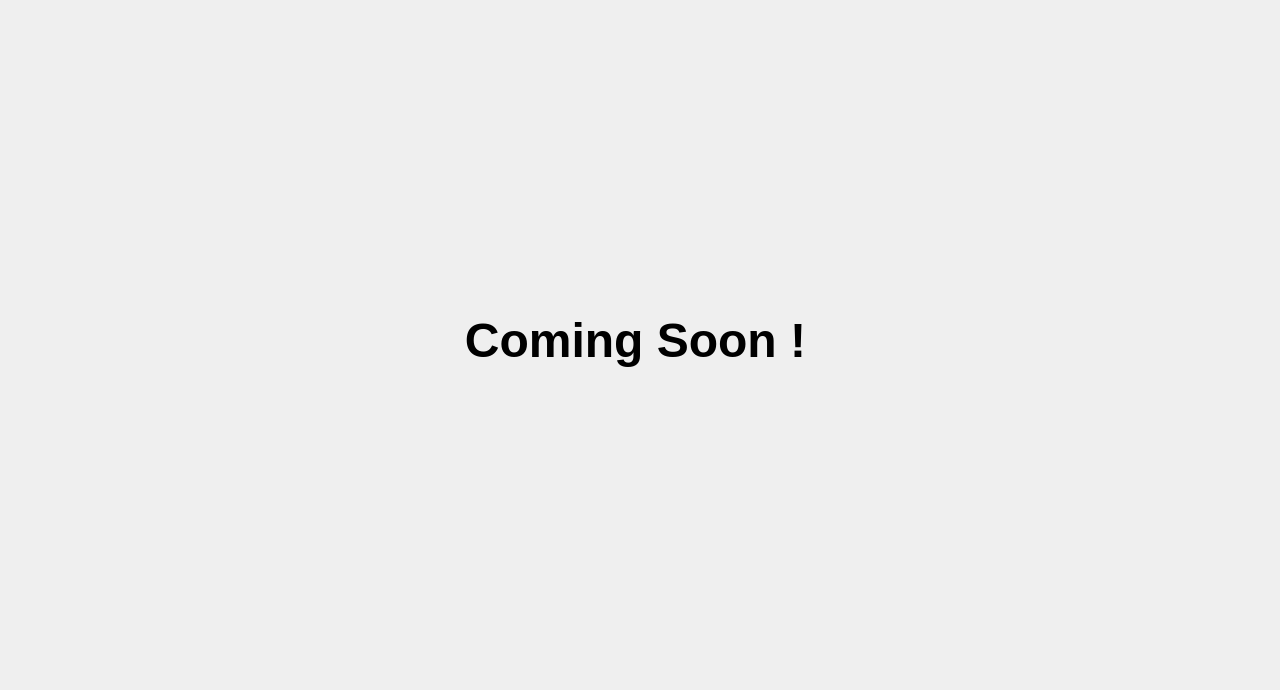
<?xml version="1.0" encoding="UTF-8"?>
<ui version="4.0">
 <class>MainWindow</class>
 <widget class="QMainWindow" name="MainWindow">
  <property name="geometry">
   <rect>
    <x>0</x>
    <y>0</y>
    <width>1280</width>
    <height>690</height>
   </rect>
  </property>
  <property name="minimumSize">
   <size>
    <width>1280</width>
    <height>690</height>
   </size>
  </property>
  <property name="maximumSize">
   <size>
    <width>1280</width>
    <height>690</height>
   </size>
  </property>
  <property name="windowTitle">
   <string>Concurrency and Deadlock</string>
  </property>
  <widget class="QWidget" name="centralwidget">
   <widget class="QLabel" name="label">
    <property name="geometry">
     <rect>
      <x>180</x>
      <y>160</y>
      <width>911</width>
      <height>361</height>
     </rect>
    </property>
    <property name="font">
     <font>
      <pointsize>36</pointsize>
      <weight>75</weight>
      <bold>true</bold>
     </font>
    </property>
    <property name="text">
     <string>Coming Soon !</string>
    </property>
    <property name="alignment">
     <set>Qt::AlignCenter</set>
    </property>
   </widget>
  </widget>
 </widget>
 <resources/>
 <connections/>
</ui>
